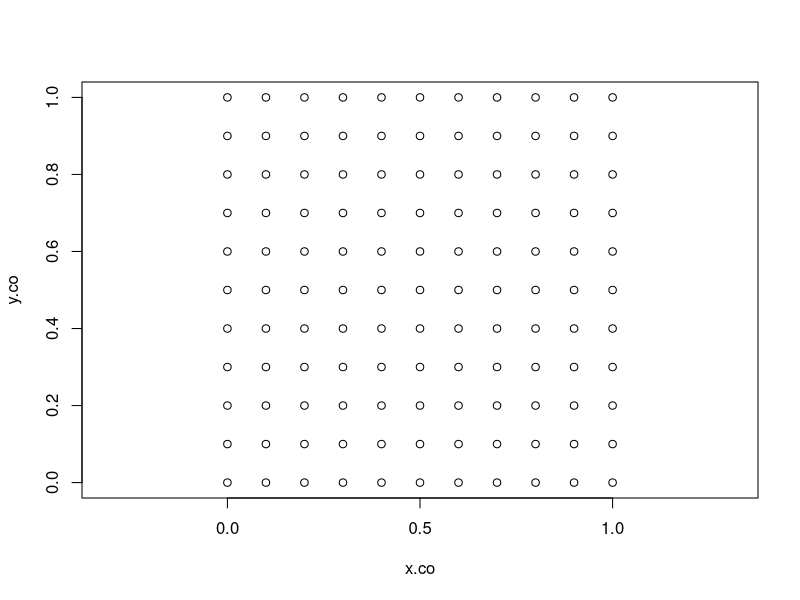
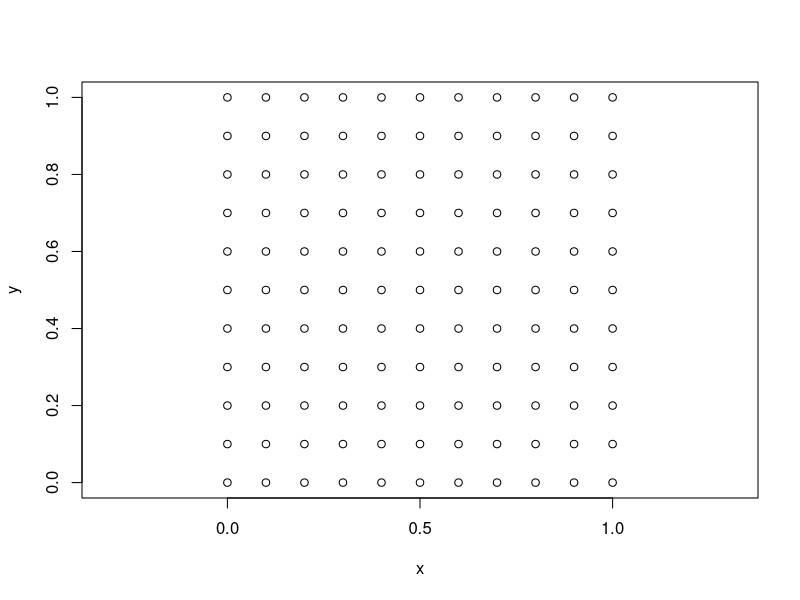

Write the R code that produced these figures, in order.
## Simple linear spatial regression
## Grid creation
x.co <- rep(seq(0,1,0.1),11)
y.co <- rep(seq(0,1,0.1),length = 121, each=11)
plot(x.co,y.co, asp=T)

surf.df <- data.frame(x=x.co, y=y.co)
plot(surf.df, asp=TRUE)

surf.df$z <- surf.df$x + surf.df$y
